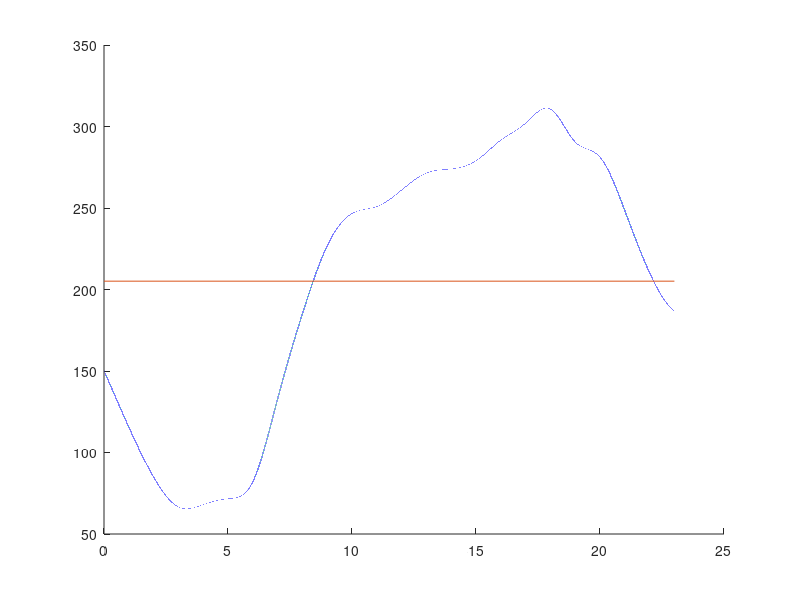

The MATLAB script that drew this image: (Note: this script raises an error after producing the figure.)
% dirty water pool (mathematical models p37 extra question 2) 
clc;clear all;close all;
time=0:1:23;
ll=[150.12,115.56,84.96,66.6,68.04,71.64,82.08,132.84,...
    185.04,226.8,246.6,250.92,261,271.44,273.96,279,...
    291.6,302.04,310.68,290.52,281.16,248.4,210.24,186.84];
data=[time;ll];



%% cha fen fa
%flow of every hour in one day
figure(1)
hold on
time_new=0:0.0001:23;
ll_new=interp1(time,ll,time_new,'spline');
ll_mean=mean(ll_new);
plot(time_new,ll_new)
plot([0,23],[ll_mean,ll_mean])
hold off


%% assume that 0:00 the rl of pond is 0
%use ti xing fa to calculate continuous flow 
rl=zeros(1,24); %rl means rong liang
for i=1:23;
    rl(i+1)=txf(time_new,ll_new,i-1,i)+rl(i)-ll_mean;
end

%calculate the water in pool of each hour 
rl_min=min(rl);
rl=rl-rl_min;
figure(2)
plot(time,rl)

%% 
%assume that the height of pool is 3m,price of the bottom square of pool is 340 yuan each m^2,
%the long side and one short side is 250yuan/m,another short side is 450/m,
h=3;
rl_pool=1.25*max(rl);
square_bottom=rl_pool/h;
syms l price
price=(340*square_bottom)+250*(2*l+(square_bottom/l))+450*(square_bottom/l);
y=diff(price)
l_result=solve(y)   %caculate the min price and suitable long side and short side
l_result=double(l_result);
l_end=l_result(l_result>0);
price_end=double(subs(price,'l',l_end));
w_end=square_bottom/l_end;








